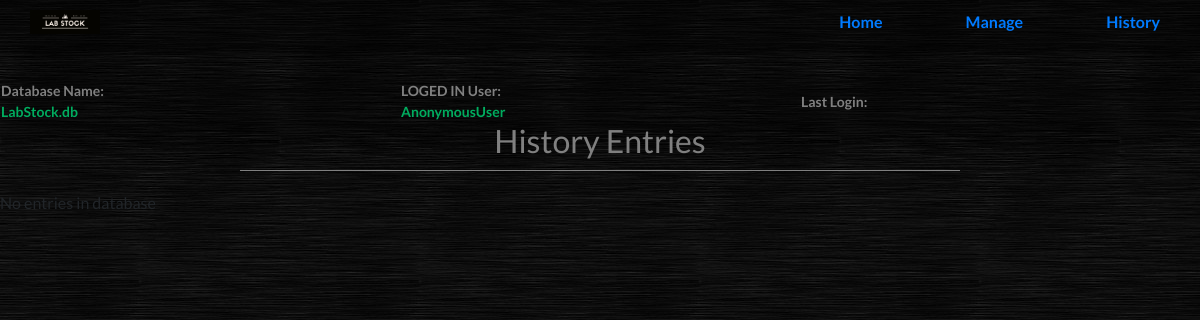
Page /history on the earlier database version.
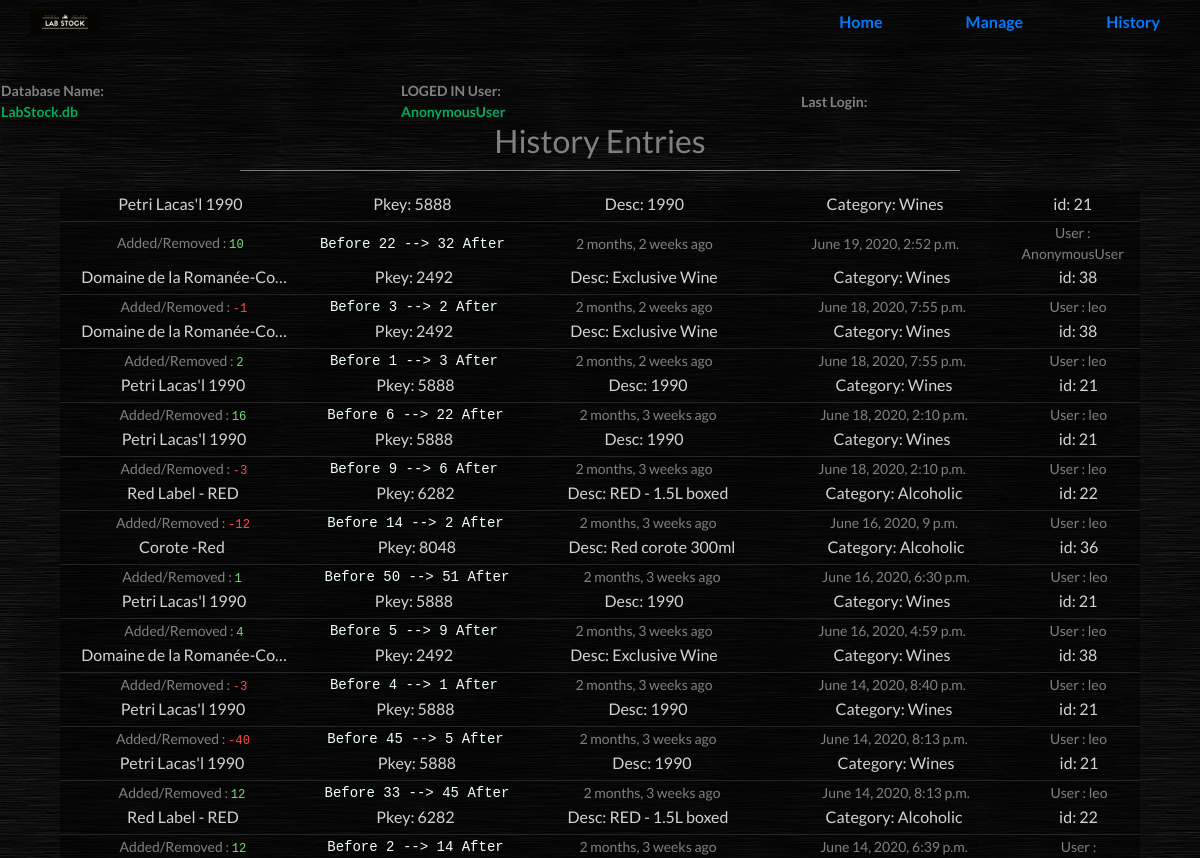
Same page on the later database version.
### stock/models.py (models this page shows, shortened)
class HistConf(models.Model):
	item = models.ForeignKey(Product, on_delete=models.CASCADE)
	actual= models.PositiveSmallIntegerField()
	transition = models.IntegerField()
	total = models.PositiveSmallIntegerField()
	user = models.CharField(max_length=50)
	time = models.DateTimeField()

class Product(models.Model):
	category = models.ForeignKey(Category, on_delete=models.CASCADE)
	name = models.CharField(max_length=50, unique=True)
	brand = models.CharField(max_length=50)
	Catalog_No = models.CharField(max_length=100, blank=True)
	description = models.TextField(max_length=400)
	pkey = models.PositiveSmallIntegerField(unique=True, blank=True, help_text="Unique Product Key or Catalogue number. Current P.Key is unique")
	quantity = models.PositiveSmallIntegerField(help_text="Initial quantity value. Do no try to create a produt that already exists.")
	price = models.DecimalField(max_digits=8, decimal_places=2, help_text= " ex: $ 127.99 * Just type numbers")

class Category(models.Model):
	name = models.CharField(max_length=50, unique=True)
	description = models.TextField(max_length=400)
	def __str__(self):
		return self.name

### stock/views.py (the view)
# urls.py: path('history', views.history, name='history'),
def history(request):
	context ={'history':HistConf.objects.all()[::-1]}
	return render(request, 'stock/stock_history.html', context)

### stock/templates/stock/stock_history.html (shortened to what this page needs)
{% extends 'stock/base.html' %}
{% load static %}
{% load humanize %}
{% block title %}
	<link rel="stylesheet" href="{% static 'stock/history.css' %}">
{% endblock %}
{% block content %}
<h2 class="title">History Entries</h2>
<div class="histdiv">
		{% for hist in history %}
		<table>
			<tr class="item">
				<td> {{hist.item.name|truncatechars:25}} </td>
				<td style="width: 15%;"> Pkey: {{hist.item.pkey}} </td>
				<td> Desc: {{hist.item.description|truncatechars:18}} </td>
				<td> Category: {{hist.item.category}}</td>
				<td style="width: 10%;"> id: {{hist.item.id}}</td>
			</tr>
			<tr class="his">
				<td>Added/Removed :
				{% if hist.transition > 0 %}
					 <pre style="color: #77DD77; display: inline;">{{hist.transition}}</pre>
				{% else %}
					<pre style="color: #FF4941; display: inline;">{{hist.transition}}</pre>
				{% endif %}
				</td>
				<td><pre style="color: azure; display: inline; font-size: 14px;">Before {{hist.actual}} --> {{hist.total}} After</pre></td>
				<td>{{hist.time|naturaltime}}</td>
				<td>{{hist.time}}</td>
				<td>User : {{hist.user}}</td>
			</tr>
		{% empty %}
		<tr><td>No entries in database</td></tr>
		{% endfor %}
</div>
{% endblock %}

### stock/templates/stock/base.html (shortened to what this page needs)
{% load static %}
<!DOCTYPE html>
<html>
<head>
	<link rel="stylesheet" href="{% static 'stock/base.css' %}">
<link rel="stylesheet" href="https://stackpath.bootstrapcdn.com/bootstrap/4.5.2/css/bootstrap.min.css">
	{% block title %}
	{% endblock %}
</head>
	<body style="font-family: 'Lato', sans-serif;">
			<nav class="top-bar">
				<ul class='title-area'>
					<li class='home'> <a href="{% url 'index' %}"> Home </a></li>
					<li class='manage'><a href="{% url 'manage' %}"> Manage </a></li>
					<li class='history'><a href="{% url 'history' %}"> History </a></li>
				</ul>
			</nav>
		<table class='cols'>
			<tr>
				<th> Database Name: <div id="greenfont"> LabStock.db </div></th>
				<th> LOGED IN User: <div id="greenfont"> {{request.user}} </div></th>
				<th> Last Login: <div id="greenfont"> {{request.user.last_login}} </div></th>
			</tr>
		</table>
		{% block content %}
		{% endblock %}
	</body>
</html>

Differences in the rows shown:
added HistConf: user "AnonymousUser", item.name "Petri Lacas'l 1990", item.pkey "5888", item.description "1990", item.category "Wines", item.id "21", transition "10", actual "22", total "32", time "2 months, 2 weeks ago", time "June 19, 2020, 2:52 p.m."
added HistConf: item.name "Domaine de la Romanée-Co…", item.pkey "2492", item.description "Exclusive Wine", item.category "Wines", item.id "38", transition "-1", actual "3", total "2", time "2 months, 2 weeks ago", time "June 18, 2020, 7:55 p.m.", user "leo"
added HistConf: item.name "Domaine de la Romanée-Co…", item.pkey "2492", item.description "Exclusive Wine", item.category "Wines", item.id "38", transition "2", actual "1", total "3", time "2 months, 2 weeks ago", time "June 18, 2020, 7:55 p.m.", user "leo"
added HistConf: item.name "Petri Lacas'l 1990", item.pkey "5888", item.description "1990", item.category "Wines", item.id "21", transition "16", actual "6", total "22", time "2 months, 3 weeks ago", time "June 18, 2020, 2:10 p.m.", user "leo"
added HistConf: item.name "Petri Lacas'l 1990", item.pkey "5888", item.description "1990", item.category "Wines", item.id "21", transition "-3", actual "9", total "6", time "2 months, 3 weeks ago", time "June 18, 2020, 2:10 p.m.", user "leo"
added HistConf: item.name "Red Label - RED", item.pkey "6282", item.description "RED - 1.5L boxed", item.category "Alcoholic", item.id "22", transition "-12", actual "14", total "2", time "2 months, 3 weeks ago", time "June 16, 2020, 9 p.m.", user "leo"
added HistConf: item.name "Corote -Red", item.pkey "8048", item.description "Red corote 300ml", item.category "Alcoholic", item.id "36", transition "1", actual "50", total "51", time "2 months, 3 weeks ago", time "June 16, 2020, 6:30 p.m.", user "leo"
added HistConf: item.name "Petri Lacas'l 1990", item.pkey "5888", item.description "1990", item.category "Wines", item.id "21", transition "4", actual "5", total "9", time "2 months, 3 weeks ago", time "June 16, 2020, 4:59 p.m.", user "leo"
added HistConf: item.name "Domaine de la Romanée-Co…", item.pkey "2492", item.description "Exclusive Wine", item.category "Wines", item.id "38", transition "-3", actual "4", total "1", time "2 months, 3 weeks ago", time "June 14, 2020, 8:40 p.m.", user "leo"
added HistConf: item.name "Petri Lacas'l 1990", item.pkey "5888", item.description "1990", item.category "Wines", item.id "21", transition "-40", actual "45", total "5", time "2 months, 3 weeks ago", time "June 14, 2020, 8:13 p.m.", user "leo"
added HistConf: item.name "Petri Lacas'l 1990", item.pkey "5888", item.description "1990", item.category "Wines", item.id "21", transition "12", actual "33", total "45", time "2 months, 3 weeks ago", time "June 14, 2020, 8:13 p.m.", user "leo"
added HistConf: item.name "Red Label - RED", item.pkey "6282", item.description "RED - 1.5L boxed", item.category "Alcoholic", item.id "22", transition "12", actual "2", total "14", time "2 months, 3 weeks ago", time "June 14, 2020, 6:39 p.m."
Other differences:
{{ request.user }}: "AnonymousUser" → (not shown)
text no longer shown: "No entries in database"
